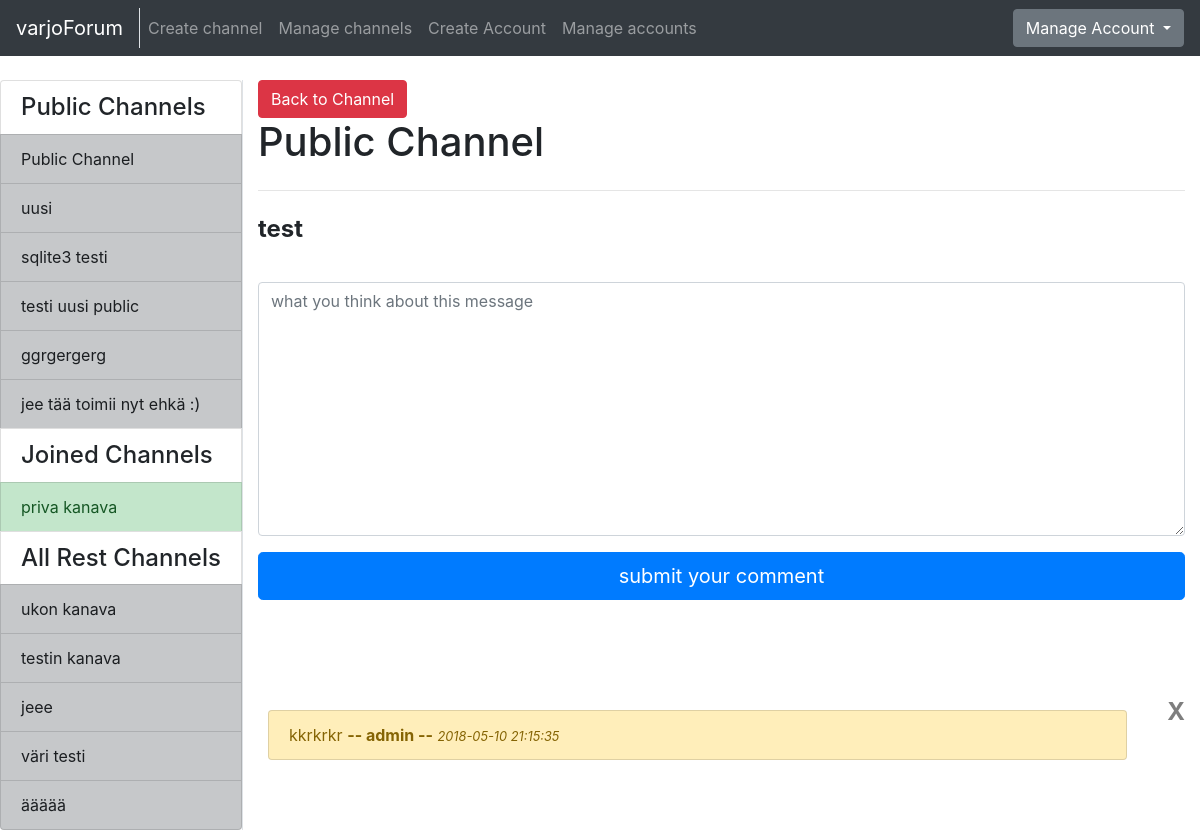
/channels/message/1/1/ (signed in), run on the app's committed database.
### application/channels/models.py (models this page shows, shortened)
class Channel(Base):
    name = db.Column(db.String(144), nullable=False)
    introduction = db.Column(db.Text, nullable=False)
    master_id = db.Column(db.Integer, nullable=False)
    public = db.Column(db.Boolean, nullable=False)
    messages = db.relationship("Message", backref='Channel', lazy=True)
    accounts = db.relationship('Account', secondary=accounts, lazy='subquery',
        backref=db.backref('channels', lazy=True))
    @staticmethod
    def get_my_channels(account_id):
        stmt = text("SELECT Channel.id, Channel.name, Channel.master_id"
                    " FROM Channel, Account, Accounts"
                    " WHERE Channel.id = Accounts.channel_id"
                    " AND Channel.public = False"
                    " AND Account.id = Accounts.account_id"
                    " AND Account.id = :account_id"
                    " ORDER BY Channel.name").params(account_id=account_id)
        res = db.engine.execute(stmt)
        response = []
        for row in res:
            response.append({"channel_id":row[0], "channel_name":row[1], "master_id":row[2]})
        return response
    @staticmethod
    def get_channels_where_not_in(account_id):
        stmt = text("SELECT channel.id, channel.name, channel.public"
                    " FROM Channel"
                    " WHERE Channel.id NOT IN ("
                        " SELECT Channel.id"
                            " FROM Channel, Account, Accounts"
                            " WHERE Channel.id = Accounts.channel_id"
                            " AND Account.id = Accounts.account_id"
                            " AND Account.id = :account_id"
                            " )").params(account_id=account_id)
        res = db.engine.execute(stmt)
        response = []
        for row in res:
            response.append({"id":row[0], "name":row[1], "public":row[2]})
        return response
    @staticmethod
    def get_all_publics():
        stmt = text("SELECT Channel.id, Channel.name"
                    " FROM Channel"
                    " WHERE Channel.public = True")
        res = db.engine.execute(stmt)
        response = []
        for row in res:
            response.append({"id":row[0], "name":row[1]})
        return response

### application/messages/models.py (models this page shows, shortened)
class Message(Base):
    body = db.Column(db.Text, nullable=False)
    writer = db.Column(db.String(144), nullable=False)
    account_id = db.Column(db.Integer, db.ForeignKey('account.id'), nullable=False)
    channel_id = db.Column(db.Integer, db.ForeignKey('channel.id'), nullable=False)
    comments = db.relationship("Comment", backref='message', lazy=True)

### application/comments/models.py (models this page shows, shortened)
class Comment(Base):
    body = db.Column(db.Text, nullable=False)
    writer = db.Column(db.String(144), nullable=False)
    message_id = db.Column(db.Integer, db.ForeignKey('message.id'), nullable=False)
    account_id = db.Column(db.Integer, db.ForeignKey('account.id'), nullable=False)

### application/messages/views.py (the view)
@app.route("/channels/message/<channel_id>/<message_id>/", methods=["GET"])
@login_required
def message_index(channel_id, message_id):
    c = Channel.query.get(channel_id)
    m = Message.query.get(message_id)
    comments = []
    if m is not None:
        comments = m.comments
    return render_template("messages/message.html",
                            channel = c,
                            message = m,
                            comments = comments,
                            messageform=MessageForm(),
                            all_channels = Channel.get_channels_where_not_in(current_user.id),
                            my_channels = Channel.get_my_channels(current_user.id),
                            public_channels=Channel.get_all_publics())

### application/messages/forms.py
class MessageForm(FlaskForm):
    body = TextAreaField("Write your message: ", [validators.Length(min=2)])
    class Meta:
        csrf = False

### application/__init__.py (called while the page is built)
@login_manager.user_loader
def load_user(account_id):
  return Account.query.get(account_id)

### application/templates/messages/message.html (shortened to what this page needs)
{% extends "layout.html" %}
{% block body %}
  <a href="{{ url_for('one_channel_index', channel_id=channel.id, sort='first') }}">
    <button type="submit" class="btn btn-danger">Back to Channel</button>
  </a>
<h1>{{ channel.name }}</h1>
<hr class="my-4">
<h4><b>{{ message.body }}</b></h4>
<form method="POST" action="{{ url_for('message_new_comment', channel_id=channel.id, message_id=message.id) }}"
    name="messageform" style="padding-bottom: 100px; padding-top: 30px">
  <div class="form-group">
      {{ messageform.body(class="form-control", rows=10, placeholder="what you think about this message") }}
  </div>
  <button type="submit" class="btn btn-primary btn-lg btn-block" >submit your comment</button>
</form>
{% for comment in comments %}
<div class="row">
  <div class="col">
    <div class="list-group" style="padding: 10px">
      <ul class="list-group" style="padding: ">
        <div class="" style="padding-bottom: 5px">
          <li class="list-group-item list-group-item-warning" >
            {{ comment.body }} <b>-- {{ comment.writer }} --</b>   <i><small>{{ comment.date_created }}</small></i>
          </li>
        </div>
      </ul>
    </div>
  </div>
  <div class="col-md-auto">
    {% if current_user.admin == True or current_user.id == comment.account_id %}
    <form action="{{ url_for('comment_delete', channel_id=channel.id, message_id=message.id, comment_id=comment.id) }}" method="POST">
      <button type="submit" class="close">X</button>
    </form>
    {% endif %}
  </div>
</div>
{% endfor %}
{% endblock %}

### application/templates/layout.html (shortened to what this page needs)
<!DOCTYPE html>
  <html>
    <head>
      <link rel="stylesheet" href="https://maxcdn.bootstrapcdn.com/bootstrap/4.0.0/css/bootstrap.min.css">
    </head>
    <body>
      <nav class="navbar navbar-expand-md navbar-dark bg-dark mb-4">
        <div class="border-right">
          <a class="navbar-brand" href="{{ url_for('index') }}">varjoForum</a>
        </div>
        <div class="collapse navbar-collapse" id="navbarCollapse">
          <ul class="navbar-nav mr-auto">
            {% if current_user.is_authenticated %}
              <li class="nav-item">
                <a class="nav-link" href="{{ url_for('channels_create') }}">Create channel</a>
              </li>
            {% endif %}
            {% if current_user.admin == True %}
              <li class="nav-item">
                <a href="{{ url_for('channel_manager') }}" class="nav-link">Manage channels</a>
              </li>
              <li class="nav-item">
                <a href="{{ url_for('account_create') }}" class="nav-link">Create Account</a>
              </li>
              <li class="nav-item">
                <a class="nav-link" href="{{ url_for('account_list') }}">Manage accounts</a>
              </li>
            {% endif %}
          </ul>
            {% if current_user.is_authenticated %}
            <div class="btn-group">
              <button type="button" class="btn btn-secondary dropdown-toggle" data-toggle="dropdown" aria-haspopup="true" aria-expanded="false">
                  Manage Account
              </button>
            </div>
            {% else %}
            <a class="btn btn-success" href="{{ url_for('auth_login') }}">Login</a>
            {% endif %}
        </div>
      </nav>
      <div class="container-fluid" >
        <div class="row">
            <div class="border-right">
              <div class="col-sx" >
                <div style="float: left">
                  <div class="list-group">
                  {% if current_user.is_authenticated %}
                    <h4 class="list-group-item">Public Channels</h4>
                    {% for public in public_channels %}
                      <a href="{{ url_for('one_channel_index', channel_id=public.id, sort='first') }}"
                          class="list-group-item list-group-item-action list-group-item-dark">
                        {{ public.name }}
                      </a>
                    {% endfor %}
                    {% if my_channels %}
                      <h4 class="list-group-item">Joined Channels</h4>
                    {% endif %}
                    {% for my_channel in my_channels %}
                      {% if my_channel.master_id == current_user.id %}
                      <a href="{{ url_for('one_channel_index', channel_id=my_channel.channel_id, sort='first') }}"
                          class="list-group-item list-group-item-action list-group-item-success">
                        {{ my_channel.channel_name }}
                      </a>
                      {% else %}
                      <a href="{{ url_for('one_channel_index', channel_id=my_channel.channel_id, sort='first') }}"
                          class="list-group-item list-group-item-action list-group-item-dark">
                        {{ my_channel.channel_name }}
                      </a>
                      {% endif %}
                    {% endfor %}
                    <h4 class="list-group-item">All Rest Channels</h4>
                {% else %}
                {% if all_channels %}
                <h4 class="list-group-item">All Channels</h4>
                {% endif %}
                {% endif %}
                {% for channel in all_channels %}
                  {% if channel.public == False %}
                  <a href="{{ url_for('one_channel_index', channel_id=channel.id, sort='first') }}"
                      class="list-group-item list-group-item-action list-group-item-dark">
                    {{ channel.name }}
                  </a>
                  {% endif %}
                {% endfor %}
              </div>
              </div>
              </div>
          </div>
          <div class="col">
            {% block body %}{% endblock %}
          </div>
        </div>
    </body>
  </html>

### data on the page
Channel: name "Public Channel"
Channel: name "uusi"
Channel: name "sqlite3 testi"
Channel: name "testi uusi public"
Channel: name "ggrgergerg"
Channel: name "jee tää toimii nyt ehkä :)"
Channel: channel_name "priva kanava"
Channel: name "ukon kanava"
Channel: name "testin kanava"
Channel: name "jeee"
Channel: name "väri testi"
Channel: name "äääää"
Message: body "test"
Comment: body "kkrkrkr", writer "admin", date_created "2018-05-10 21:15:35"
